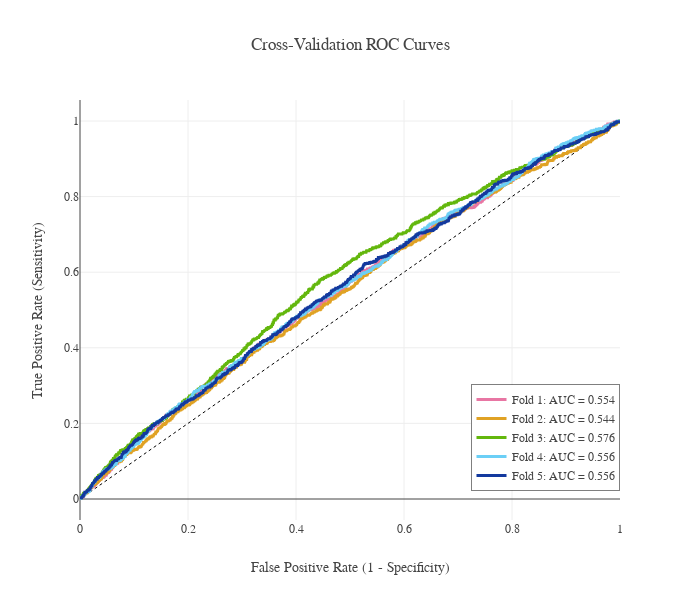

Write notebook code for a chart like this one.
### Markdown cell above
## 結果の可視化

### Code cell
def plot_roc(y_val, y_prob):
    #colors=px.colors.qualitative.Prism
    fig = go.Figure(layout=plotly_template['layout'])
    fig.add_trace(go.Scatter(x=np.linspace(0,1,11), y=np.linspace(0,1,11), name='Random Chance', mode='lines', showlegend=False, line=dict(color="Black", width=1, dash="dot")))

    for i in range(len(y_val)):
        y=y_val[i]
        prob=y_prob[i]
        fpr, tpr, _ = roc_curve(y, prob)
        roc_auc = auc(fpr,tpr)
        fig.add_trace(go.Scatter(x=fpr, y=tpr, line=dict(color=color_palette['Cat5'][i], width=3),
                                 hovertemplate = 'True positive rate = %{y:.3f}<br>False positive rate = %{x:.3f}',
                                 name='Fold {}: AUC = {:.3f}'.format(i+1, roc_auc)))

    fig.update_layout(template=plotly_template, title="Cross-Validation ROC Curves",
                      hovermode="x unified", width=700, height=600,
                      xaxis_title='False Positive Rate (1 - Specificity)',
                      yaxis_title='True Positive Rate (Sensitivity)',
                      legend=dict(orientation='v', y=.07, x=1, xanchor="right",
                                  bordercolor="black", borderwidth=.5))
    fig.show()

plot_roc(y_valids, val_preds)

### Figure 1 — Plotly figure (JSON) as saved in the notebook; plotly's stock layout.template omitted (floating-point values rounded to 4 significant figures; data arrays with more than 128 entries replaced by an {"elided": "..."} marker saying what was removed)
{"data": [{"line": {"color": "Black", "dash": "dot", "width": 1}, "mode": "lines", "name": "Random Chance", "showlegend": false, "type": "scatter", "x": [0, 0.1, 0.2, 0.3, 0.4, 0.5, 0.6, 0.7, 0.8, 0.9, 1], "y": [0, 0.1, 0.2, 0.3, 0.4, 0.5, 0.6, 0.7, 0.8, 0.9, 1]}, {"hovertemplate": "True positive rate = %{y:.3f}<br>False positive rate = %{x:.3f}", "line": {"color": "#E876A3", "width": 3}, "name": "Fold 1: AUC = 0.554", "type": "scatter", "x": {"elided": "1763 float values"}, "y": {"elided": "1763 float values"}}, {"hovertemplate": "True positive rate = %{y:.3f}<br>False positive rate = %{x:.3f}", "line": {"color": "#E0A224", "width": 3}, "name": "Fold 2: AUC = 0.544", "type": "scatter", "x": {"elided": "1786 float values"}, "y": {"elided": "1786 float values"}}, {"hovertemplate": "True positive rate = %{y:.3f}<br>False positive rate = %{x:.3f}", "line": {"color": "#63B70D", "width": 3}, "name": "Fold 3: AUC = 0.576", "type": "scatter", "x": {"elided": "1731 float values"}, "y": {"elided": "1731 float values"}}, {"hovertemplate": "True positive rate = %{y:.3f}<br>False positive rate = %{x:.3f}", "line": {"color": "#6BCFF6", "width": 3}, "name": "Fold 4: AUC = 0.556", "type": "scatter", "x": {"elided": "1766 float values"}, "y": {"elided": "1766 float values"}}, {"hovertemplate": "True positive rate = %{y:.3f}<br>False positive rate = %{x:.3f}", "line": {"color": "#13399E", "width": 3}, "name": "Fold 5: AUC = 0.556", "type": "scatter", "x": {"elided": "1716 float values"}, "y": {"elided": "1716 float values"}}], "layout": {"font": {"family": "Franklin Gothic", "size": 12}, "height": 600, "hovermode": "x unified", "legend": {"bordercolor": "black", "borderwidth": 0.5, "orientation": "v", "x": 1, "xanchor": "right", "y": 0.07}, "title": {"text": "Cross-Validation ROC Curves"}, "width": 700, "xaxis": {"title": {"text": "False Positive Rate (1 - Specificity)"}}, "yaxis": {"title": {"text": "True Positive Rate (Sensitivity)"}}}}
